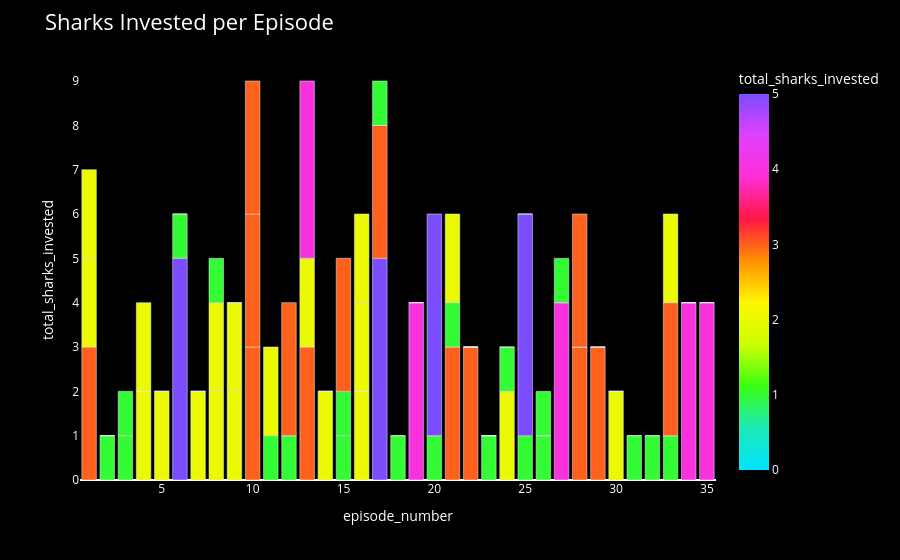

Write notebook code for a chart like this one.
### Code cell
fig = px.bar(
    df,
    x='episode_number',
    y='total_sharks_invested',
    color='total_sharks_invested',
    color_continuous_scale=neon_rainbow_pro
)

fig = neon_layout(fig, "Sharks Invested per Episode")
fig.show()

### Figure 1 — Plotly figure (JSON) as saved in the notebook; plotly's stock layout.template omitted (floating-point values rounded to 4 significant figures)
{"data": [{"alignmentgroup": "True", "hovertemplate": "episode_number=%{x}<br>total_sharks_invested=%{marker.color}<extra></extra>", "legendgroup": "", "marker": {"color": [3, 2, 2, 1, 0, 0, 0, 1, 1, 2, 0, 2, 2, 0, 0, 5, 1, 0, 2, 0, 0, 2, 2, 1, 2, 2, 0, 3, 3, 3, 0, 1, 2, 1, 0, 3, 3, 2, 4, 2, 0, 0, 1, 1, 3, 2, 0, 2, 2, 5, 3, 0, 1, 0, 0, 1, 0, 0, 4, 0, 0, 1, 0, 5, 3, 1, 2, 3, 0, 0, 0, 1, 0, 0, 0, 2, 1, 0, 1, 5, 0, 1, 0, 1, 0, 4, 0, 1, 3, 0, 3, 3, 0, 0, 0, 2, 0, 0, 0, 0, 1, 0, 0, 0, 1, 0, 1, 0, 3, 2, 4, 0, 0, 0, 4, 0, 0], "coloraxis": "coloraxis", "pattern": {"shape": ""}}, "name": "", "offsetgroup": "", "orientation": "v", "showlegend": false, "textposition": "auto", "type": "bar", "x": [1, 1, 1, 2, 2, 2, 3, 3, 3, 4, 4, 4, 5, 5, 5, 6, 6, 6, 7, 7, 7, 8, 8, 8, 9, 9, 9, 10, 10, 10, 11, 11, 11, 12, 12, 12, 13, 13, 13, 14, 14, 14, 15, 15, 15, 16, 16, 16, 16, 17, 17, 17, 17, 18, 18, 18, 18, 19, 19, 19, 19, 20, 20, 20, 21, 21, 21, 22, 22, 22, 22, 23, 23, 23, 23, 24, 24, 24, 25, 25, 25, 26, 26, 26, 27, 27, 27, 27, 28, 28, 28, 29, 29, 29, 30, 30, 30, 30, 31, 31, 31, 31, 32, 32, 32, 32, 33, 33, 33, 33, 34, 34, 34, 34, 35, 35, 35], "xaxis": "x", "y": [3, 2, 2, 1, 0, 0, 0, 1, 1, 2, 0, 2, 2, 0, 0, 5, 1, 0, 2, 0, 0, 2, 2, 1, 2, 2, 0, 3, 3, 3, 0, 1, 2, 1, 0, 3, 3, 2, 4, 2, 0, 0, 1, 1, 3, 2, 0, 2, 2, 5, 3, 0, 1, 0, 0, 1, 0, 0, 4, 0, 0, 1, 0, 5, 3, 1, 2, 3, 0, 0, 0, 1, 0, 0, 0, 2, 1, 0, 1, 5, 0, 1, 0, 1, 0, 4, 0, 1, 3, 0, 3, 3, 0, 0, 0, 2, 0, 0, 0, 0, 1, 0, 0, 0, 1, 0, 1, 0, 3, 2, 4, 0, 0, 0, 4, 0, 0], "yaxis": "y"}], "layout": {"barmode": "relative", "coloraxis": {"colorbar": {"title": {"text": "total_sharks_invested"}}, "colorscale": [[0, "#00E5FF"], [0.1111, "#1DE9B6"], [0.2222, "#39FF14"], [0.3333, "#CCFF00"], [0.4444, "#FFF700"], [0.5556, "#FF9100"], [0.6667, "#FF1744"], [0.7778, "#FF2FD7"], [0.8889, "#E040FB"], [1, "#7C4DFF"]]}, "font": {"color": "white"}, "legend": {"tracegroupgap": 0}, "margin": {"t": 60}, "paper_bgcolor": "black", "plot_bgcolor": "black", "title": {"font": {"size": 22}, "text": "Sharks Invested per Episode"}, "xaxis": {"anchor": "y", "domain": [0, 1], "showgrid": false, "title": {"text": "episode_number"}}, "yaxis": {"anchor": "x", "domain": [0, 1], "showgrid": false, "title": {"text": "total_sharks_invested"}}}}
